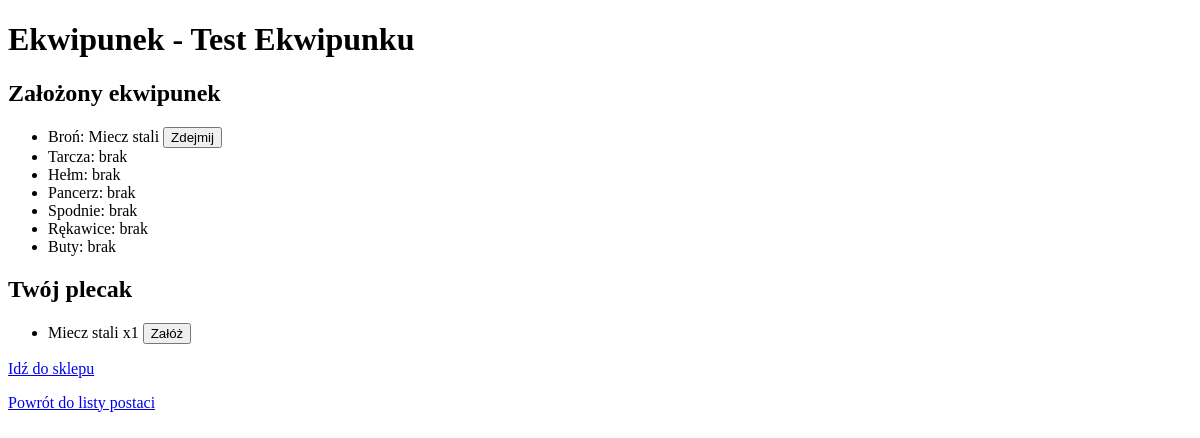
/game/5/equipment/, run on an earlier commit of the app's database.
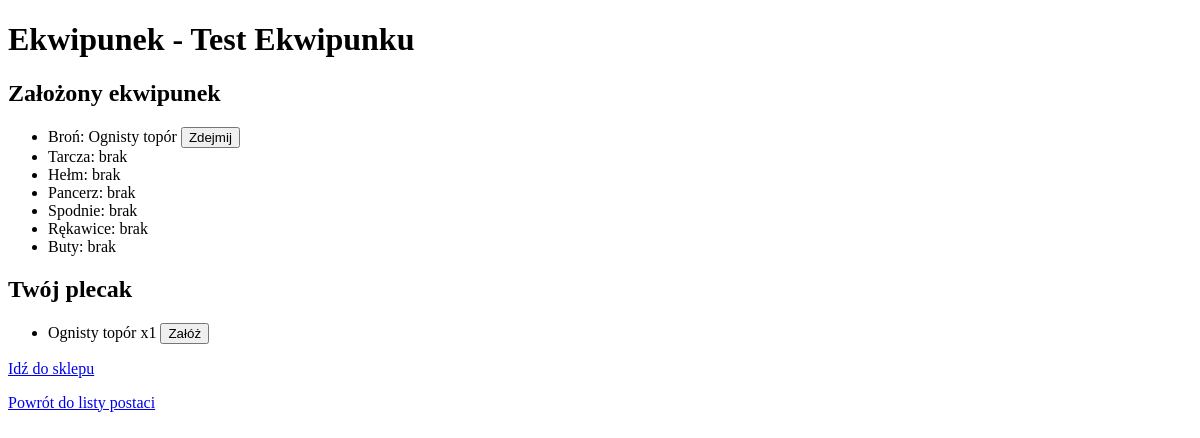
And on a later commit of the database.
### game/models/character.py (models this page shows, shortened)
class Character(models.Model):
    owner = models.ForeignKey(User, on_delete=models.CASCADE, verbose_name=_("Właściciel"))
    name = models.CharField(_("Nazwa"), max_length=50)
    race = models.ForeignKey(
        "Race",
        on_delete=models.PROTECT,
        verbose_name=_("Rasa")
    )
    character_class = models.ForeignKey(
        "CharacterClass",
        on_delete=models.PROTECT,
        verbose_name=_("Klasa postaci")
    )
    level = models.IntegerField(_("Poziom"), default=1)
    experience = models.IntegerField(_("Doświadczenie"), default=0)
    max_hp = models.IntegerField(_("Maksymalne HP"), default=100)
    current_hp = models.IntegerField(_("Aktualne HP"), default=100)
    max_mana = models.IntegerField(_("Maksymalna mana"), default=0)
    current_mana = models.IntegerField(_("Aktualna mana"), default=0)
    strength = models.IntegerField(_("Siła"), default=10)
    agility = models.IntegerField(_("Zręczność"), default=10)
    intelligence = models.IntegerField(_("Inteligencja"), default=10)
    gold = models.IntegerField(_("Złoto"), default=0)

### game/models/equipment.py (models this page shows, shortened)
class Equipment(models.Model):
    character = models.OneToOneField(
        Character,
        on_delete=models.CASCADE,
        related_name="equipment",
        verbose_name=_("Postać")
    )
    weapon = models.ForeignKey(
        Item,
        on_delete=models.SET_NULL, null=True, blank=True,
        related_name="equipped_as_weapon",
        verbose_name=_("Broń")
    )
    shield = models.ForeignKey(
        Item,
        on_delete=models.SET_NULL, null=True, blank=True,
        related_name="equipped_as_shield",
        verbose_name=_("Tarcza")
    )
    helmet = models.ForeignKey(
        Item,
        on_delete=models.SET_NULL, null=True, blank=True,
        related_name="equipped_as_helmet",
        verbose_name=_("Hełm")
    )
    armor = models.ForeignKey(
        Item,
        on_delete=models.SET_NULL, null=True, blank=True,
        related_name="equipped_as_armor",
        verbose_name=_("Pancerz")
    )
    leggings = models.ForeignKey(
        Item,
        on_delete=models.SET_NULL, null=True, blank=True,
        related_name="equipped_as_leggings",
        verbose_name=_("Spodnie")
    )
    gloves = models.ForeignKey(
        Item,
        on_delete=models.SET_NULL, null=True, blank=True,
        related_name="equipped_as_gloves",
        verbose_name=_("Rękawice")
    )
    boots = models.ForeignKey(
        Item,
        on_delete=models.SET_NULL, null=True, blank=True,
        related_name="equipped_as_boots",
        verbose_name=_("Buty")
    )
    class Meta:
        verbose_name = _("Ekwipunek")
        verbose_name_plural = _("Ekwipunki")

### game/models/items.py (models this page shows, shortened)
class Item(models.Model):
    class Type(models.TextChoices):
        SWORD = "SWORD", "Miecz"
        BOW = "BOW", "Łuk"
        STAFF = "STAFF", "Laska"
        SHIELD = "SHIELD", "Tarcza"
        HELMET = "HELMET", "Hełm"
        ARMOR = "ARMOR", "Pancerz"
        LEGGINGS = "LEGGINGS", "Spodnie"
        GLOVES = "GLOVES", "Rękawice"
        BOOTS = "BOOTS", "Buty"
        POTION = "POTION", "Mikstura"
        MATERIAL = "MATERIAL", "Materiał"
        QUEST_ITEM = "QUEST_ITEM", "Przedmiot fabularny"
    class Rarity(models.TextChoices):
        COMMON = "COMMON", "Zwykły"
        UNCOMMON = "UNCOMMON", "Niepospolity"
        RARE = "RARE", "Rzadki"
        EPIC = "EPIC", "Epicki"
        LEGENDARY = "LEGENDARY", "Legendarny"
    class BonusStats(models.TextChoices):
        NONE = "NONE", "Brak"
        STRENGTH = "STRENGTH", "Siła"
        AGILITY = "AGILITY", "Zręczność"
        INTELLIGENCE = "INTELLIGENCE", "Inteligencja"
        HP = "HP", "Punkty życia"
        MANA = "MANA", "Mana"
    name = models.CharField(
        _("Nazwa"),
        max_length=100
    )
    description = models.TextField(
        _("Opis"),
        blank=True
    )
    type = models.CharField(
        _("Typ"),
        max_length=20,
        choices=Type.choices
    )
    rarity = models.CharField(
        _("Rzadkość"),
        max_length=20,
        choices=Rarity.choices,
        default=Rarity.COMMON
    )
    required_level = models.PositiveIntegerField(
        _("Wymagany poziom"),
        default=1
    )
    buy_price = models.PositiveIntegerField(
        _("Cena zakupu"),
        default=0
    )
    sell_price = models.PositiveIntegerField(
        _("Cena sprzedaży"),
        default=0
    )
    icon = models.ImageField(
        _("Ikona"),
        upload_to="items/icons/",
        blank=True,
        null=True
    )
    power = models.IntegerField(
        _("Moc (obrażenia/obrona)"),
        default=0
    )
    bonus_stat = models.CharField(
        _("Bonus do statystyki"),
        max_length=20,
        choices=BonusStats.choices,
        default=BonusStats.NONE
    )
    bonus_value = models.IntegerField(
        _("Wartość bonusu"),
        default=0
    )
    heal_amount = models.IntegerField(
        _("Leczenie hp"),
        default=0
    )

### game/models/inventory.py (models this page shows, shortened)
class InventoryItem(models.Model):
    character = models.ForeignKey(
        Character, on_delete=models.CASCADE,
        related_name="inventory_items",
        verbose_name=_("Postać")
    )
    item = models.ForeignKey(
        Item, on_delete=models.CASCADE,
        verbose_name=_("Przedmioty")
    )
    quantity = models.PositiveIntegerField(_("Ilość"), default=1)
    class Meta:
        verbose_name = _("Przedmioty w ekwipunku")
        verbose_name_plural = _("Przedmioty w ekwipunku")
        unique_together = ("character",'item')

### game/views.py (the view)
# urls.py: path("<int:character_id>/equipment/", views.equipment_detail, name="equipment_detail"),
def equipment_detail(request, character_id):
    character = get_object_or_404(Character, id=character_id)
    inventory_items = InventoryItem.objects.filter(character=character)
    error_message = request.GET.get('error')
    return render(request,"game/equipment_detail.html",{
        "character":character,
        "inventory_items":inventory_items,
        "error_message":error_message,
    })

### game/templates/game/equipment_detail.html (shortened to what this page needs)
<!DOCTYPE html>
<html lang="pl">
<head>
</head>
<body>
<h1>Ekwipunek - {{ character.name }}</h1>
<h2>Założony ekwipunek</h2>
<ul>
    <li>Broń: {{ character.equipment.weapon.name|default:"brak" }}
        {% if character.equipment.weapon %}
            <form method="post" action="{% url 'game:unequip_item' character.id 'weapon' %}" style="display: inline;">
                <button type="submit">Zdejmij</button>
            </form>
        {% endif %}
    </li>
    <li>Tarcza: {{ character.equipment.shield.name|default:"brak" }}
    </li>
    <li>Hełm: {{ character.equipment.helmet.name|default:"brak" }}
    </li>
    <li>Pancerz: {{ character.equipment.armor.name|default:"brak" }}
    </li>
    <li>Spodnie: {{ character.equipment.leggings.name|default:"brak" }}
    </li>
    <li>Rękawice: {{ character.equipment.gloves.name|default:"brak" }}
    </li>
    <li>Buty: {{ character.equipment.boots.name|default:"brak" }}
    </li>
</ul>
<h2>Twój plecak</h2>
<ul>
    {% for inventory_item in inventory_items %}
        <li>
            {{ inventory_item.item.name }} x{{ inventory_item.quantity }}
            {% if inventory_item.item.type != "POTION" and inventory_item.item.type != "MATERIAL" and inventory_item.item.type != "QUEST_ITEM" %}
                <form method="post" action="{% url 'game:equip_item' character.id inventory_item.item.id %}" style="display: inline;">
                    <button type="submit">Załóż</button>
                </form>
            {% endif %}
        </li>
    {% empty %}
        <li>Plecak jest pusty.</li>
    {% endfor %}
</ul>
<p><a href="{% url 'game:shop_detail' character.id %}">Idź do sklepu</a></p>
<p><a href="{% url 'game:character_list' %}">Powrót do listy postaci</a></p>
</body>
</html>

What changed in the data, as far as the page shows it:
changed through a linked row, Character "Test Ekwipunku": equipment.weapon.name "Miecz stali" → "Ognisty topór"
changed through a linked row, InventoryItem: item.name "Miecz stali" → "Ognisty topór"
